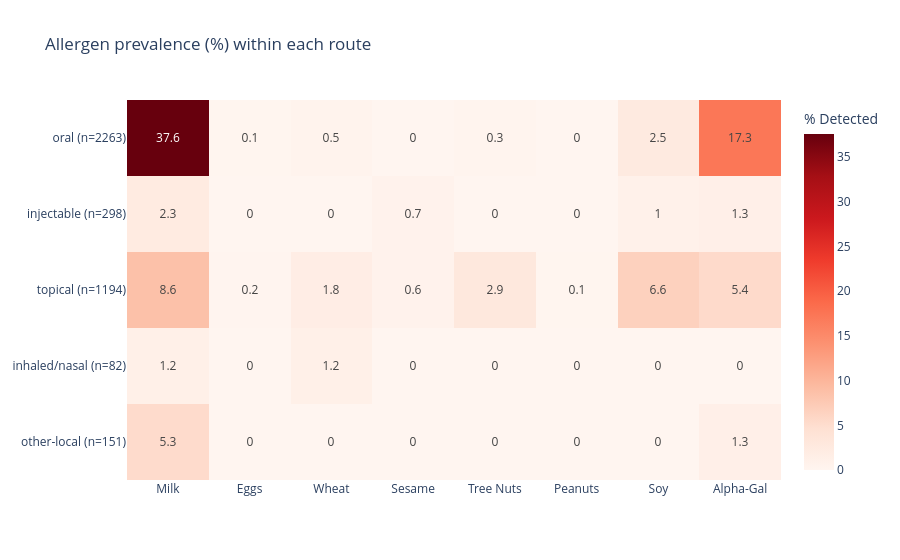

Source (notebook cell):
### Markdown cell above
### Chart 4 — Heatmap: allergen prevalence within each route
*(Note: the heatmap IS taught in 521, so it is a strong 4th chart but not the "new" method.)*

### Code cell
ALLERGENS = {"Milk": "milk_status", "Eggs": "eggs_status", "Wheat": "wheat_status",
             "Sesame": "sesame_status", "Tree Nuts": "tree_nuts_status",
             "Peanuts": "peanuts_status", "Soy": "soy_status", "Alpha-Gal": "alpha_gal_status"}
ROUTES = {"oral": "is_oral", "injectable": "is_injectable", "topical": "is_topical",
          "inhaled/nasal": "is_inhaled", "other-local": "is_other_route"}

mat, ylabels = [], []
for rlabel, rcol in ROUTES.items():
    sub = df[df[rcol]]
    if len(sub) == 0:
        continue
    mat.append([round((sub[acol] == "Detected").mean() * 100, 1) for acol in ALLERGENS.values()])
    ylabels.append(f"{rlabel} (n={len(sub)})")

fig = px.imshow(mat, x=list(ALLERGENS.keys()), y=ylabels, text_auto=True, aspect="auto",
                color_continuous_scale="Reds", labels=dict(color="% Detected"),
                title="Allergen prevalence (%) within each route")
fig.show()

### Figure 1 — Plotly figure (JSON) as saved in the notebook; plotly's stock layout.template omitted (floating-point values rounded to 4 significant figures)
{"data": [{"coloraxis": "coloraxis", "hovertemplate": "x: %{x}<br>y: %{y}<br>% Detected: %{z}<extra></extra>", "name": "0", "texttemplate": "%{z}", "type": "heatmap", "x": ["Milk", "Eggs", "Wheat", "Sesame", "Tree Nuts", "Peanuts", "Soy", "Alpha-Gal"], "xaxis": "x", "y": ["oral (n=2263)", "injectable (n=298)", "topical (n=1194)", "inhaled/nasal (n=82)", "other-local (n=151)"], "yaxis": "y", "z": [[37.6, 0.1, 0.5, 0.0, 0.3, 0.0, 2.5, 17.3], [2.3, 0.0, 0.0, 0.7, 0.0, 0.0, 1.0, 1.3], [8.6, 0.2, 1.8, 0.6, 2.9, 0.1, 6.6, 5.4], [1.2, 0.0, 1.2, 0.0, 0.0, 0.0, 0.0, 0.0], [5.3, 0.0, 0.0, 0.0, 0.0, 0.0, 0.0, 1.3]]}], "layout": {"coloraxis": {"autocolorscale": false, "colorbar": {"title": {"text": "% Detected"}}, "colorscale": [[0, "rgb(255,245,240)"], [0.125, "rgb(254,224,210)"], [0.25, "rgb(252,187,161)"], [0.375, "rgb(252,146,114)"], [0.5, "rgb(251,106,74)"], [0.625, "rgb(239,59,44)"], [0.75, "rgb(203,24,29)"], [0.875, "rgb(165,15,21)"], [1, "rgb(103,0,13)"]]}, "title": {"text": "Allergen prevalence (%) within each route"}, "xaxis": {"anchor": "y", "domain": [0, 1]}, "yaxis": {"anchor": "x", "autorange": "reversed", "domain": [0, 1]}}}
